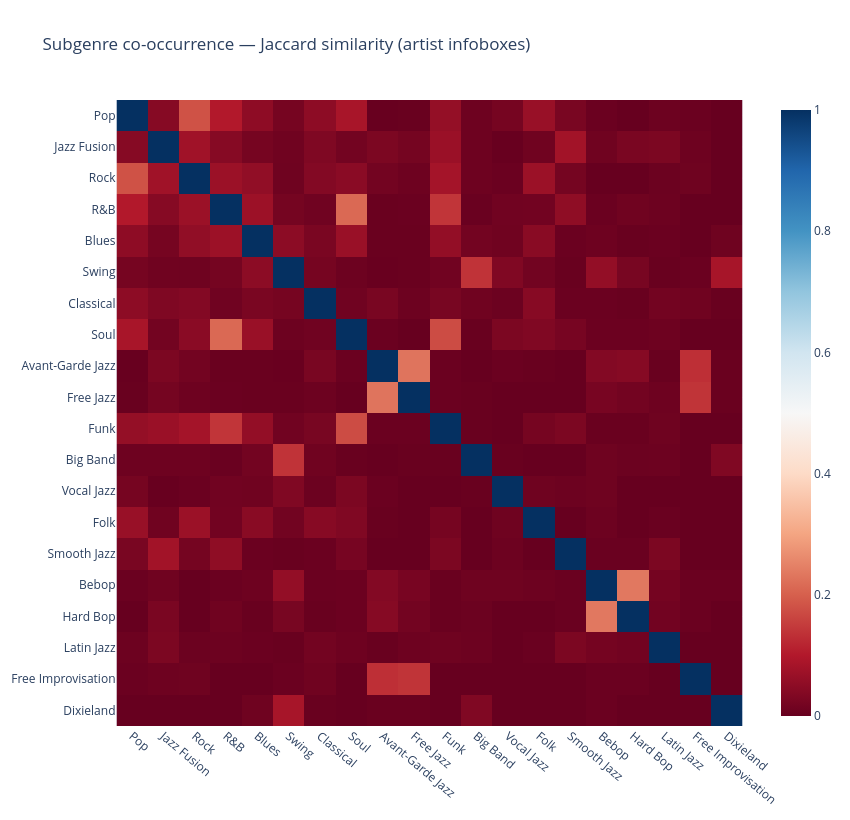

Notebook cell for this chart:
### Code cell
# ── subgenre co-occurrence (Jaccard similarity) ────────────────────────────
_genre_lists = (
    artists["genres"]
    .dropna()
    .str.split("|")
    .apply(lambda xs: [
        x.strip().title() for x in xs
        if x.strip() and x.strip().lower() not in _GENRE_EXCLUDE
    ])
    .tolist()
)

mlb = MultiLabelBinarizer()
G_mat = mlb.fit_transform(_genre_lists).astype(float)
genres_ordered = mlb.classes_

_top_n_cooc = 20
_top_idx = G_mat.sum(axis=0).argsort()[::-1][:_top_n_cooc]
G_sub = G_mat[:, _top_idx]
genres_sub = genres_ordered[_top_idx]

cooc = G_sub.T @ G_sub
diag = cooc.diagonal()
union = diag[:, None] + diag[None, :] - cooc
cooc_norm = np.divide(cooc, union, where=union > 0, out=np.zeros_like(cooc))
np.fill_diagonal(cooc_norm, 1.0)

fig = px.imshow(
    cooc_norm,
    x=genres_sub, y=genres_sub,
    title="Subgenre co-occurrence — Jaccard similarity (artist infoboxes)",
    color_continuous_scale="RdBu",
    zmin=0, zmax=1,
    width=850, height=820,
)
fig.update_xaxes(tickangle=40)
fig.show()

### Figure 1 — Plotly figure (JSON) as saved in the notebook; plotly's stock layout.template omitted (floating-point values rounded to 4 significant figures; data arrays with more than 128 entries replaced by an {"elided": "..."} marker saying what was removed)
{"data": [{"coloraxis": "coloraxis", "hovertemplate": "x: %{x}<br>y: %{y}<br>color: %{z}<extra></extra>", "name": "0", "type": "heatmap", "x": ["Pop", "Jazz Fusion", "Rock", "R&B", "Blues", "Swing", "Classical", "Soul", "Avant-Garde Jazz", "Free Jazz", "Funk", "Big Band", "Vocal Jazz", "Folk", "Smooth Jazz", "Bebop", "Hard Bop", "Latin Jazz", "Free Improvisation", "Dixieland"], "xaxis": "x", "y": ["Pop", "Jazz Fusion", "Rock", "R&B", "Blues", "Swing", "Classical", "Soul", "Avant-Garde Jazz", "Free Jazz", "Funk", "Big Band", "Vocal Jazz", "Folk", "Smooth Jazz", "Bebop", "Hard Bop", "Latin Jazz", "Free Improvisation", "Dixieland"], "yaxis": "y", "z": {"elided": "20x20 float values"}}], "layout": {"coloraxis": {"cmax": 1, "cmin": 0, "colorscale": [[0, "rgb(103,0,31)"], [0.1, "rgb(178,24,43)"], [0.2, "rgb(214,96,77)"], [0.3, "rgb(244,165,130)"], [0.4, "rgb(253,219,199)"], [0.5, "rgb(247,247,247)"], [0.6, "rgb(209,229,240)"], [0.7, "rgb(146,197,222)"], [0.8, "rgb(67,147,195)"], [0.9, "rgb(33,102,172)"], [1, "rgb(5,48,97)"]]}, "height": 820, "title": {"text": "Subgenre co-occurrence — Jaccard similarity (artist infoboxes)"}, "width": 850, "xaxis": {"anchor": "y", "constrain": "domain", "domain": [0, 1], "scaleanchor": "y", "tickangle": 40}, "yaxis": {"anchor": "x", "autorange": "reversed", "constrain": "domain", "domain": [0, 1]}}}
